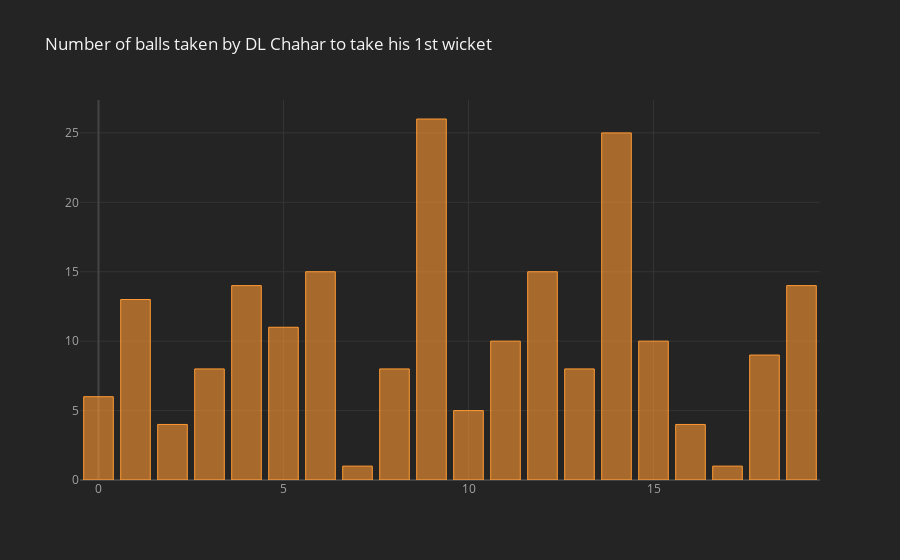

The notebook cell saved with this chart:
### Markdown cell above
![chahar.png](attachment:chahar.png)

### Code cell
import numpy as np
import cufflinks as cf
DL_wickets = first_wicket_details[first_wicket_details.no_of_balls !=0].reset_index()
DL_wickets["index"] = DL_wickets.index

cf.set_config_file(theme='pearl',sharing='public',offline=True)
DL_wickets.iplot(kind="bar",x = "index",
                subplots=True,
                sortbars=True,
                keys = ["no_of_balls"],
                title="Number of balls taken by DL Chahar to take his 1st wicket",
                theme="henanigans")

### Figure 1 — Plotly figure (JSON) as saved in the notebook; plotly's stock layout.template omitted (floating-point values rounded to 4 significant figures)
{"data": [{"marker": {"color": "rgba(255, 153, 51, 0.6)", "line": {"color": "rgba(255, 153, 51, 1.0)", "width": 1}}, "name": "no_of_balls", "orientation": "v", "text": "", "type": "bar", "x": [0, 1, 2, 3, 4, 5, 6, 7, 8, 9, 10, 11, 12, 13, 14, 15, 16, 17, 18, 19], "xaxis": "x", "y": [6, 13, 4, 8, 14, 11, 15, 1, 8, 26, 5, 10, 15, 8, 25, 10, 4, 1, 9, 14], "yaxis": "y"}], "layout": {"legend": {"bgcolor": "#242424", "font": {"color": "#F4F4F4"}}, "paper_bgcolor": "#242424", "plot_bgcolor": "#242424", "title": {"font": {"color": "#F4F4F4"}, "text": "Number of balls taken by DL Chahar to take his 1st wicket"}, "xaxis": {"anchor": "y", "domain": [0, 1], "gridcolor": "#343434", "showgrid": true, "tickfont": {"color": "#A4A4A4"}, "title": {"font": {"color": "#A4A4A4"}, "text": ""}, "zerolinecolor": "#444444"}, "yaxis": {"anchor": "x", "domain": [0, 1], "gridcolor": "#343434", "showgrid": true, "tickfont": {"color": "#A4A4A4"}, "title": {"font": {"color": "#A4A4A4"}, "text": ""}, "zerolinecolor": "#444444"}}}
